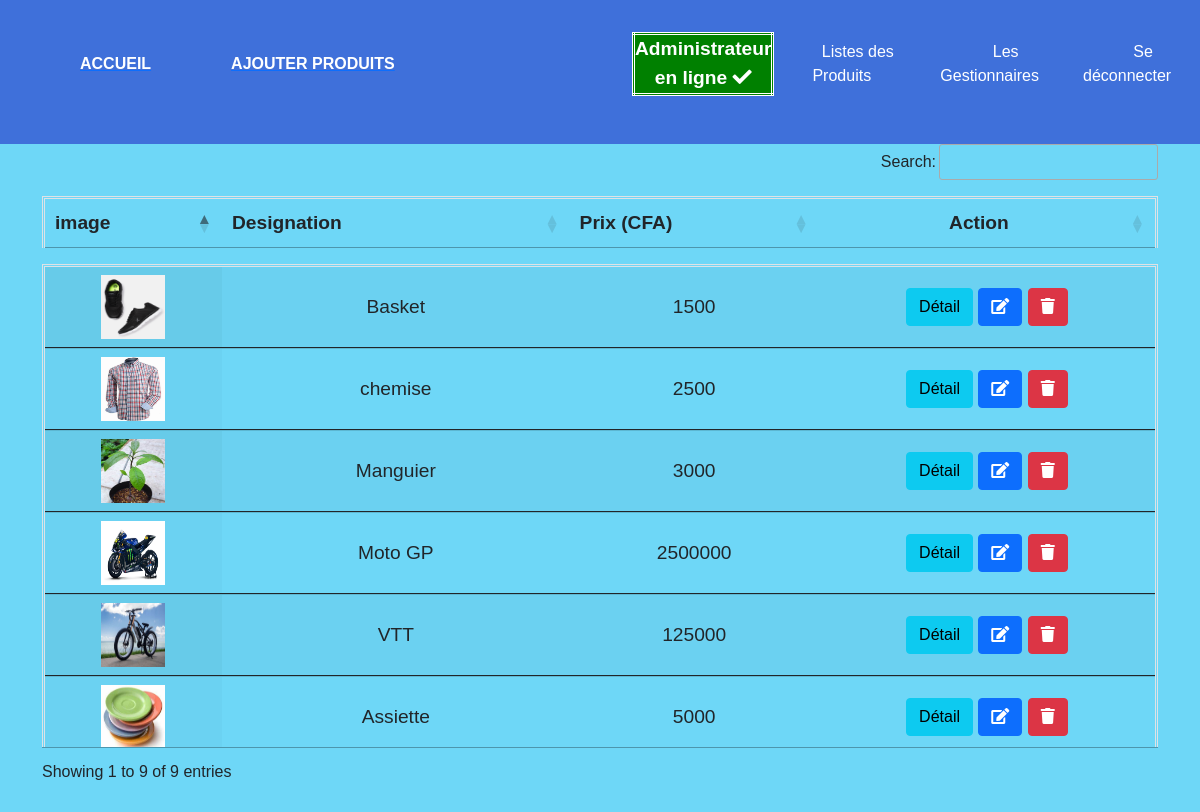
The app's page /produit.php (signed in) with its own data.
### tables this page shows
CREATE TABLE `produit` (
  `id_produit` int(11) NOT NULL,
  `code_article` varchar(50) NOT NULL,
  `nom_article` varchar(50) NOT NULL,
  `images` text NOT NULL,
  `quantite` int(11) NOT NULL,
  `prix` float NOT NULL,
  `time` timestamp NOT NULL DEFAULT current_timestamp() ON UPDATE current_timestamp()
);

### produit.php (the view, shortened to what this page needs)
<?php
       require_once 'db.php';
        $stmt = $pdo->query('SELECT * FROM produit');
?>
<!DOCTYPE html>
<html lang="en">
<head>
    <link rel="stylesheet" href="style.css">
</head>
<body>
    <?php require_once 'navbar.php'; ?>
            <div class="container">
                <table class="table table-striped display mt-3" id="example">
                    <thead>
                        <th>image</th>
                        <th>Designation</th>
                        <th>Prix (CFA)</th>
                        <th style='text-align:center'>Action</th>
                    </thead>
                    <tbody>
                    <?php
                    while ( $row =  $stmt->fetch())
                    {
                        ?>
                        <tr>
                            <td><img src="./uploads/<?php echo $row-> images; ?>" alt=" "  class="image_product"></td>
                            <td><?php echo $row-> nom_article; ?> </td>
                            <td><?php echo $row-> prix; ?> </td>
                            <td>
                                    <a href="details.php?id=<?php echo $row->id_produit;?>"><button class="btn btn-info" >Détail</i></button></a>
                                    <a href="updateProduit.php?id=<?php echo $row->id_produit;?>"><button class="btn btn-primary" ><i class="fas fa-edit"></i></button></a>
                                    <a href="produit.php?del=<?php echo $row->id_produit;?>"><button class="btn btn-danger" OnClick="return confirm ('Voulez vous vraiment suprimer')"><i class="fas fa-trash"></i></button></a>
                            </td>
                        </tr>
                       <?php
                    } ?>
                    </tbody>
             </table>
            </div>
</body>
</html>

### navbar.php (shortened to what this page needs)
<?php
    $name = $_SESSION['name'];
?>
<!DOCTYPE html>
<html lang="en">
<head>
    <link rel="stylesheet" href="style.css">
    <link href="https://cdn.jsdelivr.net/npm/bootstrap@5.0.0-beta3/dist/css/bootstrap.min.css" rel="stylesheet">
    <link rel="stylesheet" href="https://pro.fontawesome.com/releases/v5.10.0/css/all.css"/>
    <link rel="stylesheet" href="https://cdn.datatables.net/1.10.24/css/jquery.dataTables.min.css">
</head>
<body>
<header>
        <nav class="navbar">
            <a href="accueil.php"> <p class="logo">Accueil</p></a>
           <a href="addproduit.php"> <p class="logo">Ajouter Produits</p></a>
            <ul class="navlinks">
                    <li><a href="#"><table style="background-color:green; text-align:center weight:5px"><tr><th>
                        <?php echo $name ?><br>en ligne <i class="fa fa-check" aria-hidden="true" style='color: white'></i>
                        </th></tr></table></a></li>
                <li><a href="produit.php">Listes des Produits</a></li>
                <li><a href="gestionnaires.php">Les Gestionnaires</a></li>
                <li><a href="logout.php">Se déconnecter</a></li>
            </ul>
        </nav>
    </header>
</body>
</html>

### style.css (style rules this page uses)
* { margin: 0; padding: 0; }
.image_product { height: 64px; width: 64px; }
.navbar { display: flex; justify-content: space-around; align-items: center; background-color: rgb(63, 112, 218); }
.navlinks { width: 50%; margin-left: auto; display: flex; justify-content: space-around; align-items: center; list-style: none; text-align:center; }
.navlinks li a { margin: 1em; text-decoration: none; text-align:center; color: rgb(255, 255, 255); }
.logo { margin-left: 5em; text-transform: uppercase; font-weight: bold; color: white; }
th { text-align:center; }
td { text-align:center; padding: 5; }
table { border:3px double white; width:100%; text-align:center; font-size: larger; }

### navbar.php (style rules this page uses)
body { font-family: "Mitr", sans-serif; background-color: rgb(110, 215, 247); }

### records on screen
produit: images (picture), nom_article "Basket", prix "1500"
produit: images (picture), nom_article "chemise", prix "2500"
produit: images (picture), nom_article "Manguier", prix "3000"
produit: images (picture), nom_article "Moto GP", prix "2500000"
produit: images (picture), nom_article "VTT", prix "125000"
produit: images (picture), nom_article "Assiette", prix "5000"

### other values on screen
$name "Administrateur"
